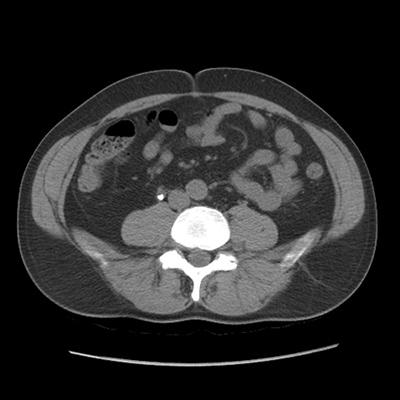
#> input picture kidney1.jpg, 400 x 400 px, found by its file name
$ jupyter execute kidney_stone_detection.ipynb   (older library calls are emulated)
#> lines starting #> are read from the running program, lines starting #| are printed output that depends on the picture; after the words box and inside, x2 and y2 are one past the last pixel; in counts of white or black regions, pixels touching at a corner belong together
[cell 1]
import cv2
#from skimage.measure import compare_ssim
import argparse
import imutils
import numpy as np
import matplotlib.pyplot as plt

[cell 2]
img = cv2.imread(r'C:/Users/Admin/Downloads/kidney1.jpg',0)
#> img is the input picture: shape (400, 400); min 0, max 255, mean 42.6
path = r'C:/Users/Admin/Downloads/kidney1.jpg'

[cell 3]
img.shape

[cell 4]
def point_operation(img, K, L):
    """
    Applies point operation to given grayscale image
    """
#> called with K = 0.5, L = 0
    img = np.asarray(img, dtype=np.float)
    img = img*K + L
    # clip pixel values
    img[img > 255] = 255
    img[img < 0] = 0
    return np.asarray(img, dtype = np.int)
def main():
    # read an image
    img = cv2.imread(path)
    gray = cv2.cvtColor(img, cv2.COLOR_BGR2GRAY)
    # k = 0.5, l = 0
    out1 = point_operation(gray, 0.5, 0)
    # k = 1., l = 10
    out2 = point_operation(gray, 1., 10)
    # k = 0.8, l = 15
    out3 = point_operation(gray, 0.7, 25)
#> call 3 of point_operation, with K = 0.7, L = 25
#> in point_operation (call 3), `img = img*K + L`:
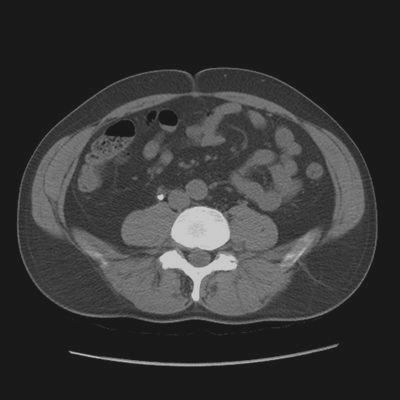
#> img: shape (400, 400) float64; min 25, max 203.5, mean 54.8
    res = np.hstack([gray,out1, out2, out3])
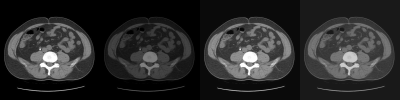
#> res: shape (400, 1600) int64 (shown at 1/4 size); min 0, max 255, mean 42.7
    plt.imshow(res, cmap='gray')
    plt.axis('off')
    plt.show()

main()

[cell 5]
def plot_cv_img(input_image, output_image):
    """
    Converts an image from BGR to RGB and plots
    """
    fig, ax = plt.subplots(nrows=1, ncols=2)
    ax[0].imshow(cv2.cvtColor(input_image, cv2.COLOR_BGR2RGB))
    ax[0].set_title('Input Image')
    ax[0].axis('off')
    ax[1].imshow(cv2.cvtColor(output_image, cv2.COLOR_BGR2RGB))
    ax[1].set_title('Box Filter (5,5)')
    ax[1].axis('off')
    plt.show()
def main():
    # read an image
    img = cv2.imread(path)
    # To try different kernel, change size here.
    kernel_size = (5,5)
    # opencv has implementation for kernel based box blurring
    blur = cv2.blur(img,kernel_size)
    # Do plot
    plot_cv_img(img, blur)

main()

[cell 6]
def plot_cv_img(input_image, output_image):
    """
    Converts an image from BGR to RGB and plots
    """
    fig, ax = plt.subplots(nrows=1, ncols=2)
    ax[0].imshow(cv2.cvtColor(input_image, cv2.COLOR_BGR2RGB))
    ax[0].set_title('Input Image')
    ax[0].axis('off')
    ax[1].imshow(cv2.cvtColor(output_image, cv2.COLOR_BGR2RGB))
    ax[1].set_title('Gaussian Blurred')
    ax[1].axis('off')
    plt.show()
def main():
# read an image
    img = cv2.imread(path)
    # apply gaussian blur,
    # kernel of size 5x5,
    # change here for other sizes
    kernel_size = (5,5)
    # sigma values are same in both direction
    blur = cv2.GaussianBlur(img,(5,5),0)
    plot_cv_img(img, blur)

main()

[cell 7]
def plot_gray(input_image, output_image):
    """
    Converts an image from BGR to RGB and plots
    """
    # change color channels order for matplotlib
    fig, ax = plt.subplots(nrows=1, ncols=2)
    ax[0].imshow(input_image, cmap='gray')
    ax[0].set_title('Input Image')
    ax[0].axis('off')
    ax[1].imshow(output_image, cmap='gray')
    ax[1].set_title('Histogram Equalized ')
    ax[1].axis('off')
    plt.savefig('histogram_equalized.png')
    plt.show()
def main():
# read an image
    img = cv2.imread(path)
    # grayscale image is used for equalization
    gray = cv2.cvtColor(img, cv2.COLOR_BGR2GRAY)
    # following function performs equalization on input image
    equ = cv2.equalizeHist(gray)
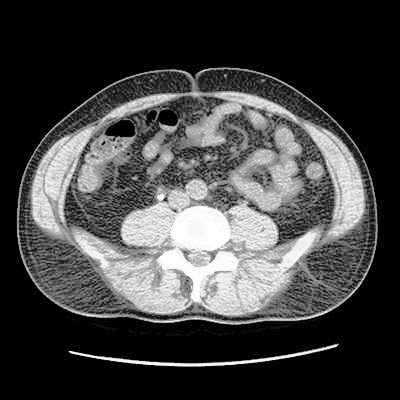
#> equ: shape (400, 400); min 0, max 255, mean 66.2
    # for visualizing input and output side by side
    plot_gray(gray, equ)

main()

[cell 8]
def plot_cv_img(input_image, output_image1, output_image2, output_image3):
    """
    Converts an image from BGR to RGB and plots
    """
    fig, ax = plt.subplots(nrows=1, ncols=4)
    ax[0].imshow(cv2.cvtColor(input_image, cv2.COLOR_BGR2RGB))
    ax[0].set_title('Input Image')
    ax[0].axis('off')
    ax[1].imshow(cv2.cvtColor(output_image1, cv2.COLOR_BGR2RGB))
    ax[1].set_title('Median Filter (3,3)')
    ax[1].axis('off')
    ax[2].imshow(cv2.cvtColor(output_image2, cv2.COLOR_BGR2RGB))
    ax[2].set_title('Median Filter (5,5)')
    ax[2].axis('off')
    ax[3].imshow(cv2.cvtColor(output_image3, cv2.COLOR_BGR2RGB))
    ax[3].set_title('Median Filter (7,7)')
    ax[3].axis('off')
    plt.show()
def main():
    # read an image
    img = cv2.imread(path)
    # compute median filtered image varying kernel size
    median1 = cv2.medianBlur(img,3)
    median2 = cv2.medianBlur(img,5)
    median3 = cv2.medianBlur(img,7)
    # Do plot
    plot_cv_img(img, median1, median2, median3)

main()

[cell 9]
new_image = cv2.Laplacian(img,cv2.CV_64F)
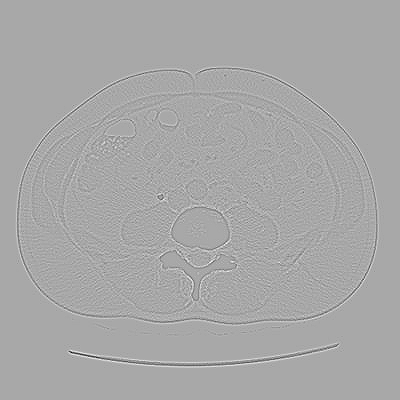
#> new_image: shape (400, 400) float64; min -373, max 193, mean 0; drawn with min black and max white
plt.figure(figsize=(11,6))
plt.subplot(131), plt.imshow(img, cmap='gray'),plt.title('Original')
plt.xticks([]), plt.yticks([])
plt.subplot(132), plt.imshow(new_image, cmap='gray'),plt.title('Laplacian')
plt.xticks([]), plt.yticks([])
plt.subplot(133), plt.imshow(img + new_image, cmap='gray'),plt.title('Resulting image')
plt.xticks([]), plt.yticks([])
plt.show()
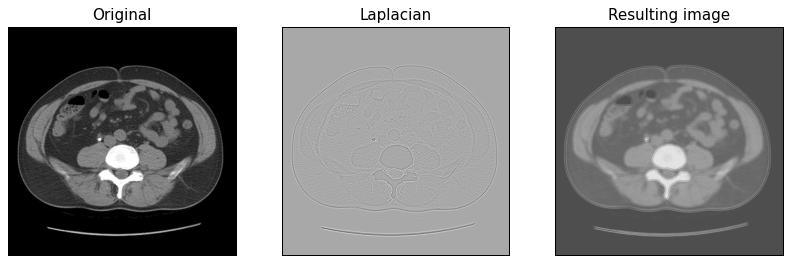
#> figure drawn by matplotlib, 3 panels

## IMAGE ENHANCEMENT

[cell 10]
img = cv2.imread(path)
hist,bins = np.histogram(img.flatten(),256,[0,256])
#> hist = 256 values, max 233139 at index 0, min 18 at index 216, mean 1875; bins = 257 values from 0 to 256
cdf = hist.cumsum()
#> cdf = 256 values from 233139 to 480000
cdf_normalized = cdf * float(hist.max()) / cdf.max()
#> cdf_normalized = 256 values from 113237.1 to 233139
plt.plot(cdf_normalized, color = 'b')
plt.hist(img.flatten(),256,[0,256], color = 'r')
plt.xlim([0,256])
plt.legend(('cdf','histogram'), loc = 'upper left')
plt.show()
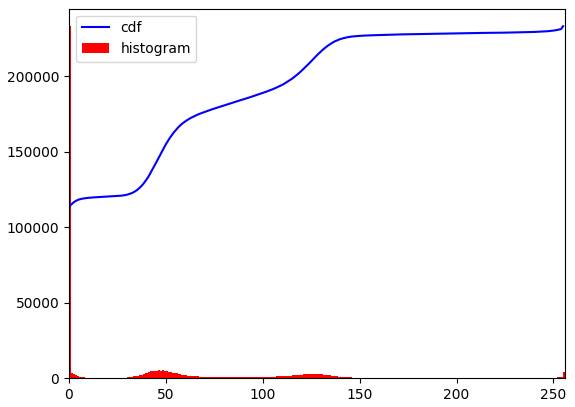
#> figure drawn by matplotlib, 1 panel; tallest bar 233139 high, from x = 0 to 1; curve peaks at x = 255, y = 233139

[cell 11]
def plot_gray(input_image, output_image):
    """
    Converts an image from BGR to RGB and plots
    """
    # change color channels order for matplotlib
    fig, ax = plt.subplots(nrows=1, ncols=2)
    ax[0].imshow(input_image, cmap='gray')
    ax[0].set_title('Input Image')
    ax[0].axis('off')
    ax[1].imshow(output_image, cmap='gray')
    ax[1].set_title('Histogram Equalized ')
    ax[1].axis('off')
    plt.savefig('histogram_equalized.png')
    plt.show()
def main():
# read an image
    img = cv2.imread(path)
    # grayscale image is used for equalization
    gray = cv2.cvtColor(img, cv2.COLOR_BGR2GRAY)
    # following function performs equalization on input image
    equ = cv2.equalizeHist(gray)
    # for visualizing input and output side by side
    plot_gray(gray, equ)

main()

[cell 12]
img = cv2.imread(path)

# Apply log transform.
c = 255/(np.log(1 + np.max(img)))
#> c = 45.99
log_transformed = c * np.log(1 + img)
#> log_transformed: shape (400, 400, 3) float16; 0.8% of the values are NaN or infinite; the others: min 0, max 255, mean 97.62

# Specify the data type.
log_transformed = np.array(log_transformed, dtype = np.uint8)
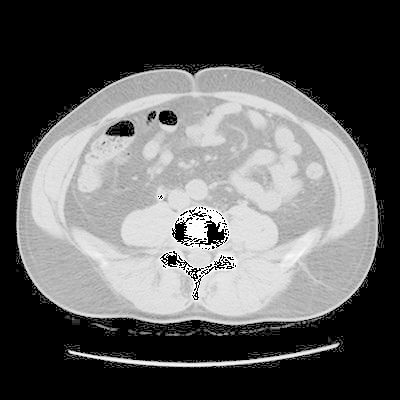
#> log_transformed: shape (400, 400, 3); min 0, max 255, mean 96.6

# Save the output.
cv2.imwrite('log_transformed.jpg', log_transformed)
#> Out = True

[cell 13]
img = cv2.imread(path)

# Trying 4 gamma values.
for gamma in [0.1, 0.5, 1.2, 2.2]:

    # Apply gamma correction.
    gamma_corrected = np.array(255*(img / 255) ** gamma, dtype = 'uint8')

    # Save edited images.
    cv2.imwrite('gamma_transformed'+str(gamma)+'.jpg', gamma_corrected)

## IMAGE SEGMENTATION

[cell 14]
img = cv2.imread(path)
ret,thresh1 = cv2.threshold(img,127,255,cv2.THRESH_BINARY)
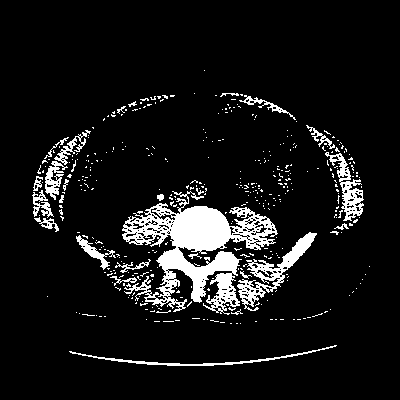
#> thresh1: shape (400, 400, 3); 8.8% white; 399 white regions (372 under 20 px), largest, box (x1, y1, x2, y2) and area: (122, 191, 278, 315) 7414, (237, 232, 317, 311) 1435, (325, 152, 364, 221) 821
ret,thresh2 = cv2.threshold(img,127,255,cv2.THRESH_BINARY_INV)
ret,thresh3 = cv2.threshold(img,127,255,cv2.THRESH_TRUNC)
ret,thresh4 = cv2.threshold(img,127,255,cv2.THRESH_TOZERO)
ret,thresh5 = cv2.threshold(img,127,255,cv2.THRESH_TOZERO_INV)

titles = ['Original Image','BINARY','BINARY_INV','TRUNC','TOZERO','TOZERO_INV']
images = [img, thresh1, thresh2, thresh3, thresh4, thresh5]

for i in range(6):
    plt.subplot(2,3,i+1),plt.imshow(images[i],'gray')
    plt.title(titles[i])
    plt.xticks([]),plt.yticks([])

plt.show()

[cell 15]
img = cv2.imread(path)
gray = cv2.cvtColor(img,cv2.COLOR_BGR2GRAY)
ret,thresh = cv2.threshold(gray,0,255,cv2.THRESH_BINARY+cv2.THRESH_OTSU)
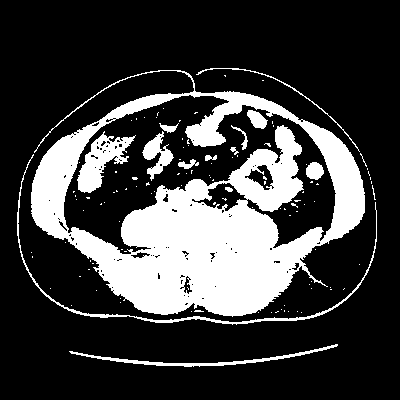
#> thresh: shape (400, 400); 24.2% white; 117 white regions (103 under 20 px), largest, box (x1, y1, x2, y2) and area: (31, 70, 365, 317) 32982, (77, 131, 136, 193) 1506, (17, 154, 377, 325) 1223
#> ret = 71
plt.imshow(thresh)

[cell 16]
import numpy as np
import cv2
from matplotlib import pyplot as plt

img = cv2.imread(path)
b,g,r = cv2.split(img)
rgb_img = cv2.merge([r,g,b])

gray = cv2.cvtColor(img,cv2.COLOR_BGR2GRAY)
ret, thresh = cv2.threshold(gray,0,255,cv2.THRESH_BINARY_INV+cv2.THRESH_OTSU)

# noise removal
kernel = np.ones((2,2),np.uint8)
#opening = cv2.morphologyEx(thresh,cv2.MORPH_OPEN,kernel, iterations = 2)
closing = cv2.morphologyEx(thresh,cv2.MORPH_CLOSE,kernel, iterations = 2)
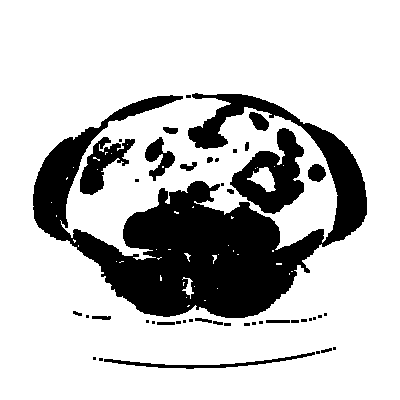
#> closing: shape (400, 400); 77.4% white; 45 black regions (24 under 20 px), largest, box (x1, y1, x2, y2) and area: (33, 93, 367, 318) 28995, (230, 128, 304, 214) 3165, (80, 137, 135, 195) 1381

plt.subplot(131),plt.imshow(rgb_img)
plt.title('Input Image'), plt.xticks([]), plt.yticks([])
plt.subplot(132),plt.imshow(thresh, 'gray')
plt.title("Otus's binary threshold"), plt.xticks([]), plt.yticks([])
plt.subplot(133),plt.imshow(closing, 'gray')
plt.title("morphologyEx"), plt.xticks([]), plt.yticks([])
plt.show()
#> (the rest of the program and of its run is left out)
